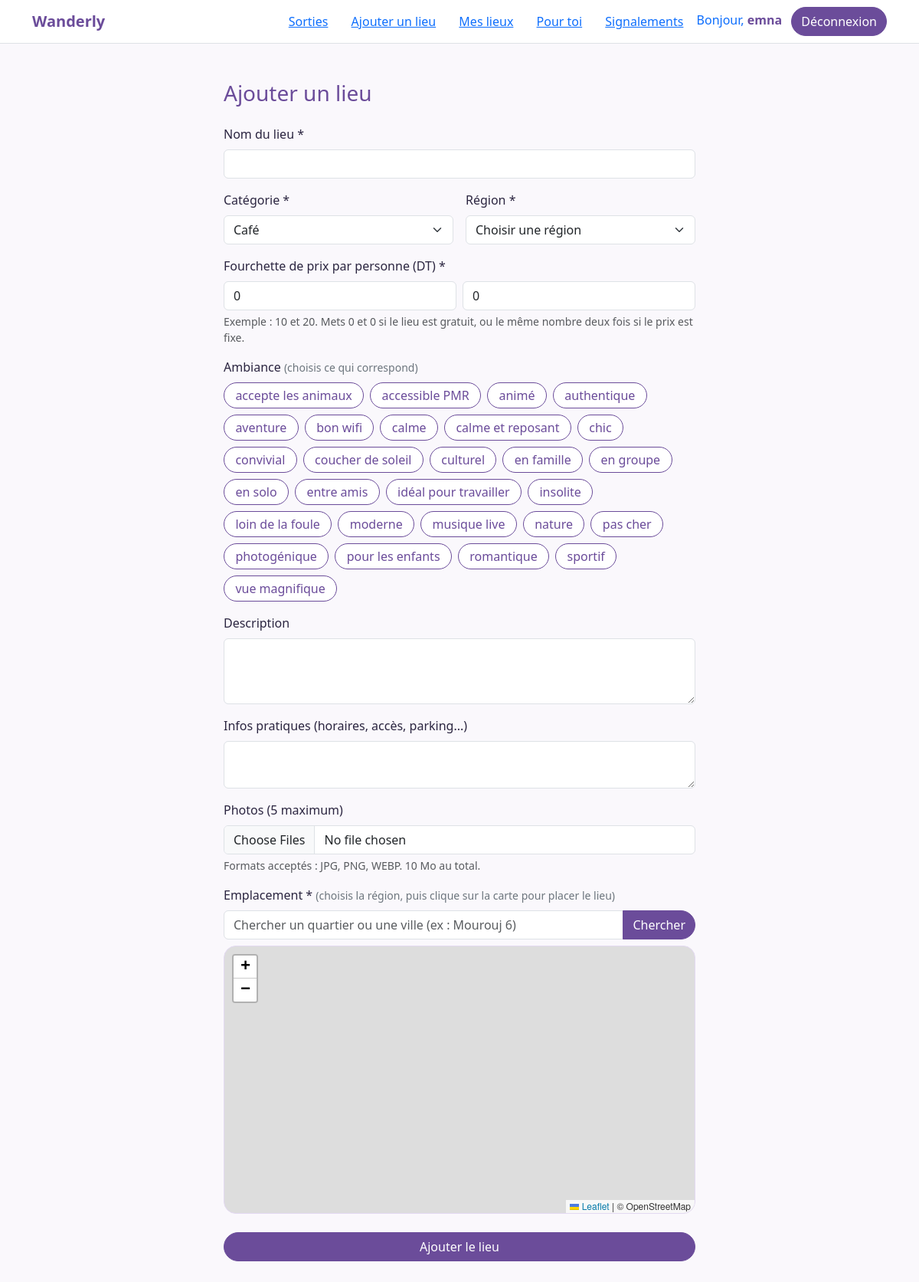
The page /lieux/ajouter (signed in) on the database its author committed.
### tables this page shows
CREATE TABLE utilisateur (
    id                INTEGER PRIMARY KEY AUTOINCREMENT,
    pseudo            TEXT NOT NULL UNIQUE,
    email             TEXT NOT NULL UNIQUE,
    mot_de_passe_hash TEXT NOT NULL,               -- jamais le mot de passe en clair
    role              TEXT NOT NULL DEFAULT 'membre'
                      CHECK (role IN ('membre', 'admin')),
    est_suspendu      INTEGER NOT NULL DEFAULT 0,  -- 0 = actif, 1 = suspendu
    date_inscription  TEXT NOT NULL DEFAULT (date('now'))
);

CREATE TABLE tag_ambiance (
    id  INTEGER PRIMARY KEY AUTOINCREMENT,
    nom TEXT NOT NULL UNIQUE
);

### app.py (the view, shortened to what this page needs)
@app.route("/lieux/ajouter", methods=["GET", "POST"])
@login_required
def ajouter_lieu():
    base = db.get_db()
    categories = base.execute("SELECT * FROM categorie ORDER BY nom").fetchall()
    tags = base.execute("SELECT * FROM tag_ambiance ORDER BY nom").fetchall()
    return render_template(
        "ajouter_lieu.html",
        categories=categories,
        tags=tags,
        gouvernorats=GOUVERNORATS,
    )

### app.py (called while the page is built)
def login_required(vue):
    @wraps(vue)
    def vue_protegee(**kwargs):
        if g.utilisateur is None:
            return redirect(url_for("connexion"))
        return vue(**kwargs)
    return vue_protegee

@app.before_request
def charger_utilisateur():
    utilisateur_id = session.get("utilisateur_id")
    if utilisateur_id is None:
        g.utilisateur = None
    else:
        g.utilisateur = db.get_db().execute(
            "SELECT * FROM utilisateur WHERE id = ?", (utilisateur_id,)
        ).fetchone()

### db.py (called while the page is built)
def get_db():
    if "db" not in g:
        g.db = sqlite3.connect("wanderly.db")
        g.db.row_factory = sqlite3.Row
        g.db.execute("PRAGMA foreign_keys = ON")
    return g.db

### templates/ajouter_lieu.html (shortened to what this page needs)
{% extends "base.html" %}
{% block head %}
<link rel="stylesheet" href="https://unpkg.com/leaflet@1.9.4/dist/leaflet.css">
{% endblock %}
{% block contenu %}
<div class="container my-5" style="max-width: 640px;">
  <h1 class="h3 wander-text mb-4">Ajouter un lieu</h1>
  <form method="post" enctype="multipart/form-data">
    <div class="mb-3">
      <label for="nom" class="form-label">Nom du lieu *</label>
      <input type="text" class="form-control" id="nom" name="nom" required>
    </div>
    <div class="row g-3 mb-3">
      <div class="col-md-6">
        <label for="categorie" class="form-label">Catégorie *</label>
        <select class="form-select" id="categorie" name="categorie" required>
          {% for c in categories %}
          <option value="{{ c.id }}">{{ c.nom }}</option>
          {% endfor %}
        </select>
      </div>
      <div class="col-md-6">
        <label for="region" class="form-label">Région *</label>
        <select class="form-select" id="region" name="region" required>
          <option value="">Choisir une région</option>
        </select>
      </div>
    </div>
        <div class="mb-3">
      <label class="form-label">Fourchette de prix par personne (DT) *</label>
      <div class="row g-2">
        <div class="col-6">
          <input type="number" class="form-control" id="prix_min" name="prix_min"
                 min="0" step="0.5" value="0" placeholder="Minimum" required>
        </div>
        <div class="col-6">
          <input type="number" class="form-control" id="prix_max" name="prix_max"
                 min="0" step="0.5" value="0" placeholder="Maximum" required>
        </div>
      </div>
      <div class="form-text">Exemple : 10 et 20. Mets 0 et 0 si le lieu est gratuit, ou le même nombre deux fois si le prix est fixe.</div>
    </div>
    <div class="mb-3">
      <label class="form-label">Ambiance <span class="text-secondary small">(choisis ce qui correspond)</span></label>
      <div class="d-flex flex-wrap gap-2">
        {% for t in tags %}
        <label class="btn btn-tag" for="tag{{ t.id }}">{{ t.nom }}</label>
        {% endfor %}
      </div>
    </div>
    <div class="mb-3">
      <label for="description" class="form-label">Description</label>
      <textarea class="form-control" id="description" name="description" rows="3"></textarea>
    </div>
    <div class="mb-3">
      <label for="infos_pratiques" class="form-label">Infos pratiques (horaires, accès, parking...)</label>
      <textarea class="form-control" id="infos_pratiques" name="infos_pratiques" rows="2"></textarea>
    </div>
    <div class="mb-3">
      <label for="photos" class="form-label">Photos (5 maximum)</label>
      <input type="file" class="form-control" id="photos" name="photos"
             accept=".jpg,.jpeg,.png,.webp" multiple>
      <div class="form-text">Formats acceptés : JPG, PNG, WEBP. 10 Mo au total.</div>
    </div>
    <div class="mb-4">
      <label class="form-label">Emplacement * <span class="text-secondary small">(choisis la région, puis clique sur la carte pour placer le lieu)</span></label>
      <div class="input-group mb-2">
        <input type="text" id="recherche-lieu" class="form-control"
               placeholder="Chercher un quartier ou une ville (ex : Mourouj 6)">
        <button type="button" id="bouton-recherche" class="btn btn-wander">Chercher</button>
      </div>
      <div id="carte-choix" class="carte-choix"></div>
    </div>
    <button type="submit" class="btn btn-wander w-100">Ajouter le lieu</button>
  </form>
</div>
{% endblock %}

### templates/base.html (shortened to what this page needs)
<!doctype html>
<html lang="fr">
<head>
  <link href="https://cdn.jsdelivr.net/npm/bootstrap@5.3.3/dist/css/bootstrap.min.css" rel="stylesheet">
  <link href="{{ url_for('static', filename='css/style.css') }}" rel="stylesheet">
  {% block head %}{% endblock %}
</head>
<body>
  <nav class="navbar bg-white border-bottom">
    <div class="container">
      <a class="navbar-brand fw-bold wander-text" href="{{ url_for('accueil') }}">Wanderly</a>
      <div>
          <a class="btn btn-link" href="{{ url_for('liste_sorties') }}">Sorties</a>
        {% if g.utilisateur %}
          <a class="btn btn-link" href="{{ url_for('ajouter_lieu') }}">Ajouter un lieu</a>
          <a class="btn btn-link" href="{{ url_for('mes_lieux') }}">Mes lieux</a>
          <a class="btn btn-link" href="{{ url_for('recommandations') }}">Pour toi</a>
          {% if g.utilisateur.role == 'admin' %}
            <a class="btn btn-link" href="{{ url_for('admin_signalements') }}">Signalements</a>
          {% endif %}
          <a class="me-2 text-decoration-none" href="{{ url_for('profil') }}">Bonjour, <strong class="wander-text">{{ g.utilisateur.pseudo }}</strong></a>
          <a class="btn btn-wander" href="{{ url_for('deconnexion') }}"
   onclick="return confirm('Tu veux vraiment te déconnecter ?');">Déconnexion</a>
        {% else %}
          <a class="btn btn-link" href="{{ url_for('connexion') }}">Connexion</a>
          <a class="btn btn-wander" href="{{ url_for('inscription') }}">S'inscrire</a>
        {% endif %}
      </div>
    </div>
  </nav>
  <main>
    {% block contenu %}{% endblock %}
  </main>
</body>
</html>

### static/css/style.css (style rules this page uses)
:root { --violet: #6B4C9A; --violet-fonce: #5A3E85; --lilas: #EFE8F8; --texte: #2B2540; --fond: #FAF8FC; }
body { background: var(--fond); color: var(--texte); }
.wander-text { color: var(--violet); }
.btn-wander { background: var(--violet); border-color: var(--violet); color: white; border-radius: 50rem; }
.carte-choix { height: 350px; border-radius: 1rem; border: 1px solid #E3D9F2; }
.btn-tag { border: 1px solid #6B4C9A; color: #6B4C9A; background: #FFFFFF; border-radius: 50rem; padding: 0.25rem 0.9rem; }

### rows shown on the page
utilisateur: utilisateur.pseudo "emna"
tag_ambiance: nom "accepte les animaux"
tag_ambiance: nom "accessible PMR"
tag_ambiance: nom "animé"
tag_ambiance: nom "authentique"
tag_ambiance: nom "aventure"
tag_ambiance: nom "bon wifi"
tag_ambiance: nom "calme"
tag_ambiance: nom "calme et reposant"
tag_ambiance: nom "chic"
tag_ambiance: nom "convivial"
tag_ambiance: nom "coucher de soleil"
tag_ambiance: nom "culturel"
tag_ambiance: nom "en famille"
tag_ambiance: nom "en groupe"
tag_ambiance: nom "en solo"
tag_ambiance: nom "entre amis"
tag_ambiance: nom "idéal pour travailler"
tag_ambiance: nom "insolite"
tag_ambiance: nom "loin de la foule"
tag_ambiance: nom "moderne"
tag_ambiance: nom "musique live"
tag_ambiance: nom "nature"
tag_ambiance: nom "pas cher"
tag_ambiance: nom "photogénique"
tag_ambiance: nom "pour les enfants"
tag_ambiance: nom "romantique"
tag_ambiance: nom "sportif"
tag_ambiance: nom "vue magnifique"

### other values the page prints
form field categorie "Café"
